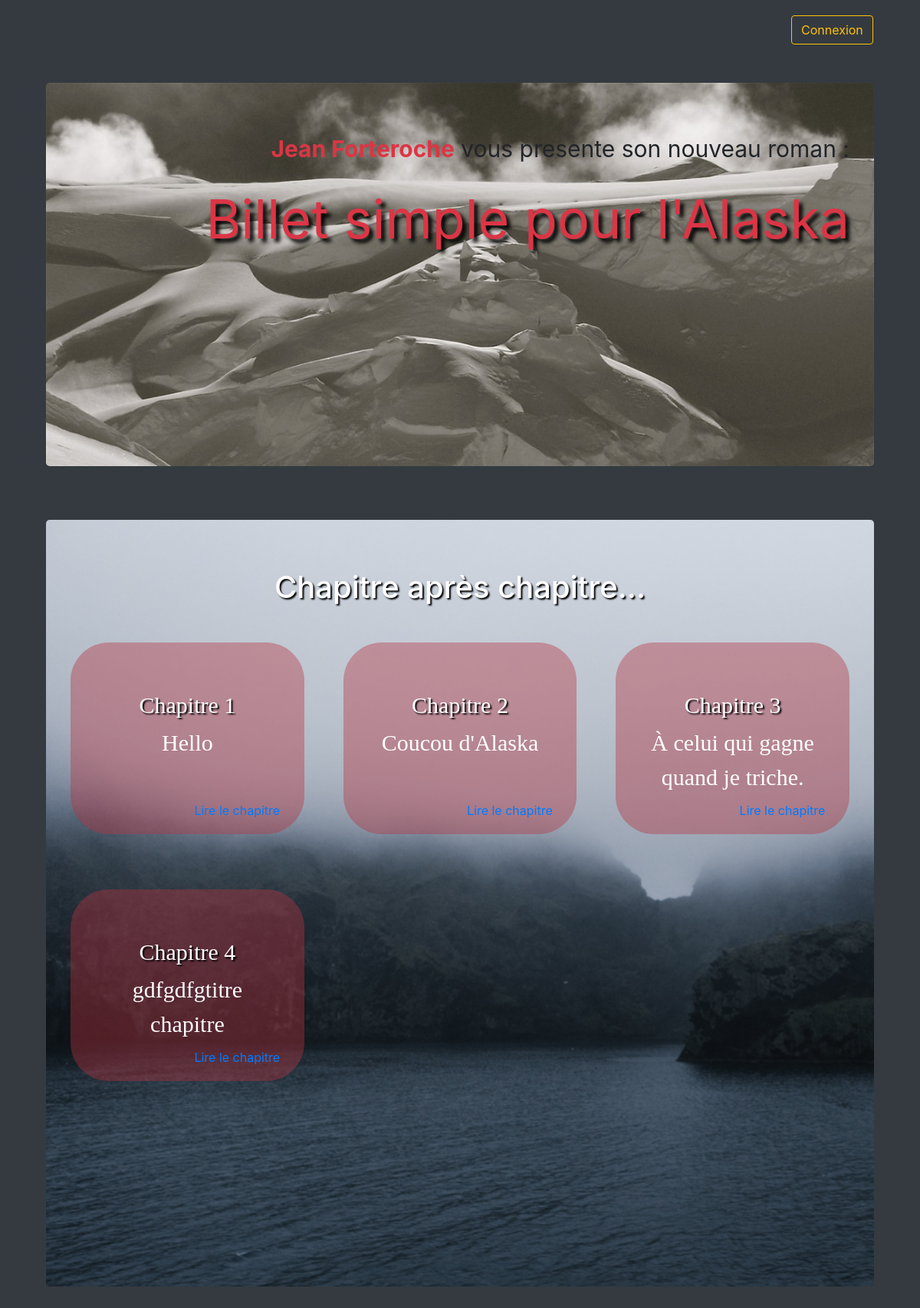
The page / on the database its author committed.
### tables this page shows
CREATE TABLE `chapter` (
  `id` int(11) NOT NULL,
  `paragraph` text NOT NULL,
  `title` varchar(255) NOT NULL,
  `chapter_number` int(11) NOT NULL
);

### view/View.php (called while the page is built, shortened)
<?php
class View
{
    public function principalPage($template, $param=null)
    {
        $content=$this->calculateContent($template, $param);
        require('view/main.tpl.php');
        $pagePrincipal = ob_get_clean();
        return $pagePrincipal;
    }
    public function calculateContent($template, $param)
    {
        require($template);
        $content = ob_get_clean();
        return $content;
    }
}

### model/ChapterManager.php (called while the page is built, shortened)
<?php
class ChapterManager extends Manager
{
	public function getChapter()
	{
		$db = $this->dbConnect();
	    $req = $db->query('SELECT * FROM chapter ORDER BY chapter_number');
		$tabResult = array();
		while($data = $req->fetch()){
			$tabResult[] = new ChapterObject($data);
		}
		return $tabResult;
	}
}

### model/ObjectDb.php (called while the page is built, shortened)
<?php
class ObjectDb
{
    public function hydrate(array $data)
    {
		foreach($data as $key => $value)
        {
            if (preg_match("#[A-Za-z_]#", $key))
            {
                $method = 'set'.ucfirst($key);
            }
        }
    }
}

### model/ChapterObject.php (called while the page is built, shortened)
<?php
class ChapterObject extends ObjectDb
{
    private $_id,
            $_paragraph,
            $_title,
            $_chapter_number;
    public function getTitle()
    {
        return $this->_title;
    }
    public function getId()
    {
        return $this->_id;
    }
    public function getChapterNumber()
    {
        return $this->_chapter_number;
    }
    public function setTitle($title)
    {
        if(is_string($title))
        {
            $this->_title = $title;
        }
    }
    public function setId($id)
    {
        $id= (int) $id;
        if($id > 0)
        {
            $this->_id = $id;
        }
    }
    public function setChapter_number($chapter_number)
    {
        $chapter_number = (int) $chapter_number;
        if($chapter_number > 0 )
        {
            $this->_chapter_number = $chapter_number;
        }
    }
}

### view/pagePrincipal.tpl.php (the view)
<section id="section" class="jumbotron ">
    <h3 class="text-center " id="text_shadow">Chapitre après chapitre...</h3>
    <article id="flex_chapter">
        <?php
        foreach($posts as $post)
        {?>
            <div class="chapter_size jumbotron text-center">
                <h2 class="title">Chapitre <?= $post->getChapterNumber() ?></h2>
                <p class="font_family_chapter"><?= $post->getTitle()?></p>
                <a class="link_page_chapter p-2 btn btn-link" href="index.php?action=chapterById&amp;id=<?=$post->getId()?>">Lire le chapitre</a>
            </div>
        <?php }?>
    </article>
</section>

### view/main.tpl.php (shortened to what this page needs)
<!DOCTYPE html>
<html lang="fr">
    <head>
        <link rel="stylesheet" href="https://maxcdn.bootstrapcdn.com/bootstrap/4.3.1/css/bootstrap.min.css">
        <link rel="stylesheet" href="view/css/styles.css" type="text/css">
    </head>
    <body class="bg-dark">
    <header>
        <a id="bouton_connexion" class="btn btn-outline-warning " href="admin/indexAdmin.php">Connexion</a>
            <div id="titre_principal" class="jumbotron text-right">
                <p> <strong class="text-danger">Jean Forteroche</strong> vous presente son nouveau roman : </p>
                <p id="titre_roman" class="text-danger">Billet simple pour l'Alaska</p>
            </div>
    </header>
        <?= $content ?>
    </body>
</html>

### index.php (shortened to what this page needs)
<?php
if(isset($_GET['action'])){
    if($_GET['action']== 'chapterById')
    {
        $controller = new Controller();
		$controller->chapterPage($_GET['id']);
    }
    elseif($_GET['action']== 'messageReport')
    {
        $controller = new Controller();
        $controller->MessageReporting($_GET['id'], $_GET['chapter_id']);
    }
    elseif($_GET['action']== 'addMessage')
    {
        $controller = new Controller();
        $controller->addMessage(htmlspecialchars($_POST['author']),htmlspecialchars($_POST['message']), $_GET['chapter_id']);
    }
    elseif($_GET['action']== 'nextChapter')
    {
        $controller = new Controller();
        $controller->nextChapter($_GET['id']);
    }
    elseif($_GET['action']== 'beforeChapter')
    {
        $controller = new Controller();
        $controller->beforeChapter($_GET['id']);
    }
	else {
		echo 'Erreur tous les champs ne sont pas remplis';
    }
}
else
{
    $controller = new Controller();
    $controller->principalPage();
}

### controller/Controller.php (shortened to what this page needs)
<?php
class Controller
{
    public function principalPage()
    {
        $listChapter = new ChapterManager();
        $posts = $listChapter->getChapter();
        $view = new View();
        $principalPage = $view->principalPage('view/pagePrincipal.tpl.php', ['posts'=>$posts]);
        echo $principalPage;
    }
}

### view/css/styles.css (style rules this page uses)
body { width: 90%; margin:auto; }
#titre_principal { background-image: url('../images/photoAlaska.jpeg'); height : 500px; background-size: cover; font-size : 30px; margin-top: 50px; }
#titre_roman { text-shadow: 5px 5px 5px black; font-size : 70px; }
#section { margin-top :70px; height : 1000px; background-size: cover; background-image: url('../images/sombre.jpg'); }
#bouton_connexion { margin-top: 20px; margin-left : 90%; }
.title { font-size: 30px; border-radius: 50%; font-family: Fantasy; color : white; text-shadow : 2px 2px 2px black; }
#flex_chapter { display: flex; justify-content: space-between; flex-wrap: wrap; }
.chapter_size { width: 30%; height: 250px; margin-top: 40px; border-radius: 50px; background-color: rgb(181, 52, 63, 0.4); position : relative; }
.font_family_chapter { font-family : fantasy; font-size: 30px; color : white; }
h3 { color:white; font-size: 40px; text-shadow : 2px 2px 2px black; }
#text_shadow { color : white; }
.link_page_chapter { position : absolute; bottom : 10px; }

### rows shown on the page
chapter: chapter_number "1", title "Hello"
chapter: chapter_number "2", title "Coucou d'Alaska"
chapter: chapter_number "3", title "À celui qui gagne quand je triche."
chapter: chapter_number "4", title "gdfgdfgtitre chapitre"
